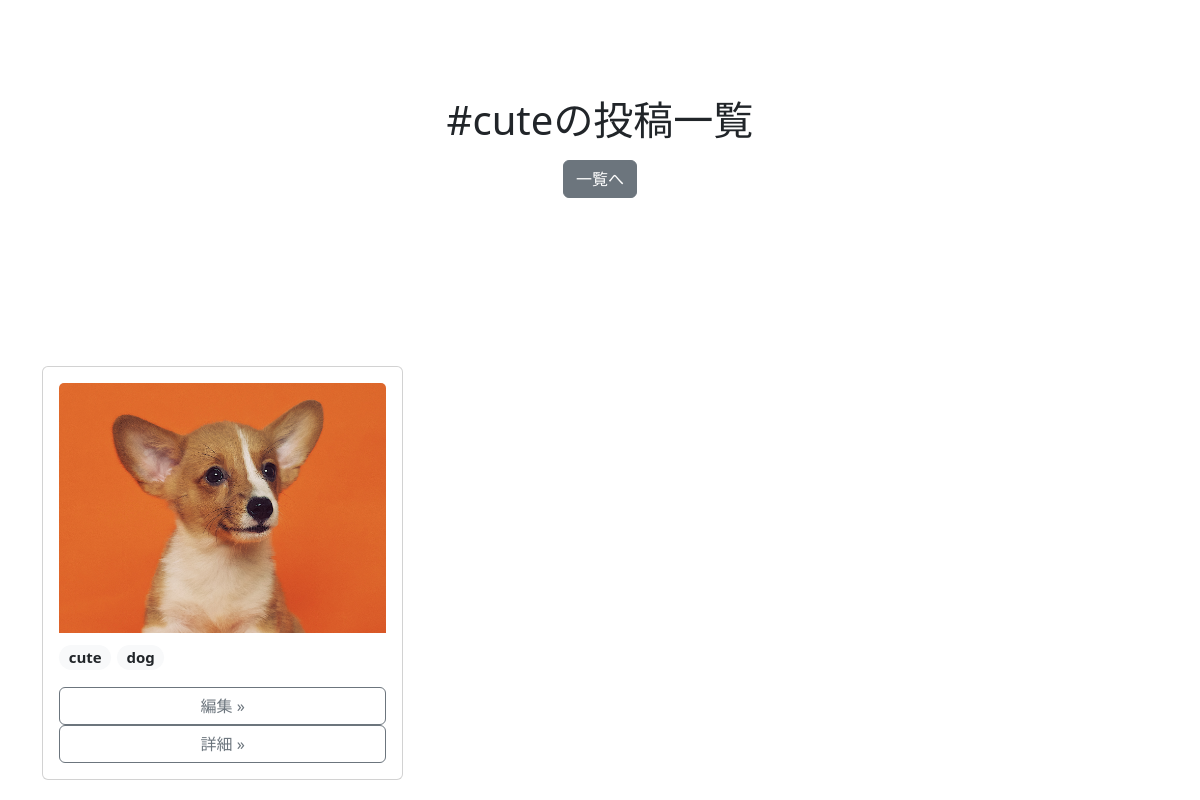
/tag/cute, run on an earlier commit of the app's database.
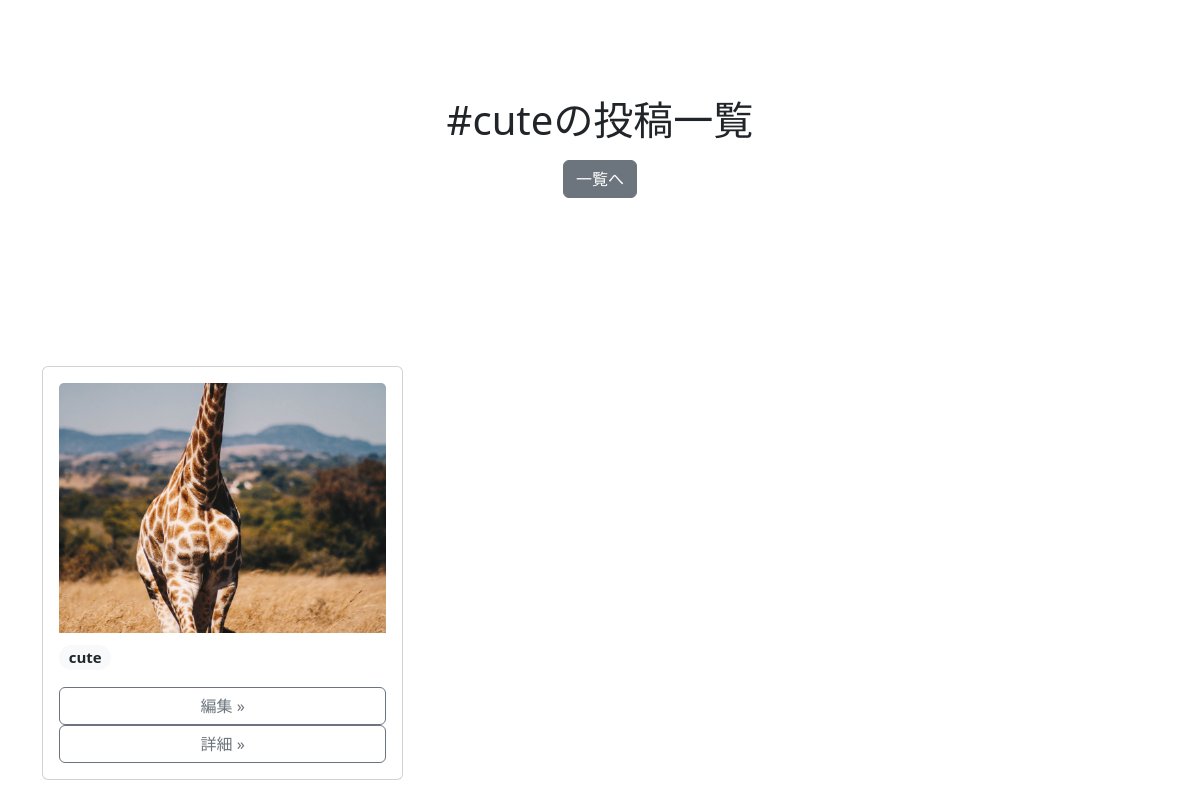
And on a later commit of the database.
### album/models.py (models this page shows, shortened)
class Tag(models.Model):
  name = models.CharField(max_length=32, primary_key=True)
  def __str__(self):
    return self.name

class Photo(models.Model):
  image = models.ImageField(null=False, blank=False, upload_to="uploads/")
  description = models.TextField(null=True, blank=True)
  created_at = models.DateTimeField(auto_now_add=True)
  tags = models.ManyToManyField(Tag, blank=True)

### album/views.py (the view)
# urls.py: path("tag/<str:tag>", TagPhotoListView.as_view(), name="tag-photo-list"),
class TagPhotoListView(ListView):
  model = Photo
  template_name = "album/tag_photo.html"
  context_object_name = "photos"
  def get_context_data(self, *args, **kwargs):
      context = super().get_context_data(*args, **kwargs)
      tag_name = self.kwargs["tag"]
      tag_name = get_object_or_404(Tag, name=tag_name)
      photos = Photo.objects.filter(tags=tag_name)
      context["tag"] = tag_name
      context["photos"] = photos
      return context

### album/templates/album/tag_photo.html
{% extends "album/base.html" %}
{% block header %}
<section class="py-5 text-center container">
  <div class="row py-lg-5">
    <div class="col-lg-6 col-md-8 mx-auto">
      <h1 class="fw-light">#{{ tag }}の投稿一覧</h1>
      <p><a href="{% url 'photo-list' %}" class="btn btn-secondary my-2">一覧へ</a></p>
    </div>
  </div>
</section>
{% endblock header %}
{% block content %}
<div class="container">
  <div class="row g-3">
    {% for photo in photos %}
    <div class="col-6 col-md-4">
      <div class="card">
        <div class="card-body">
          <img src="{{ photo.image.url }}" class="card-img-top" style="object-fit: cover; height: 250px;">
          <p class="mt-2 fs-5">
            {% for tag in photo.tags.all %}
            <span class="badge rounded-pill bg-light text-dark">
              {{tag}}
            </span>
            {% endfor %}
          </p>
          <div class="d-grid gap-2">
            <a href="{% url 'photo-edit' photo.pk %}" class="btn btn-outline-secondary">編集 »</a>
          </div>
          <div class="d-grid gap-2">
            <a href="{% url 'photo-detail' photo.pk %}" class="btn btn-outline-secondary">詳細 »</a>
          </div>
        </div>
      </div>
    </div>
    {% endfor %}
  </div>
</div>
{% endblock content %}

### album/templates/album/base.html (shortened to what this page needs)
<!DOCTYPE html>
<html lang="ja">
<head>
  <link href="https://cdn.jsdelivr.net/npm/bootstrap@5.3.0-alpha3/dist/css/bootstrap.min.css" rel="stylesheet">
</head>
<body>
  {% block header %}
  {% endblock header %}
  <div class="mt-5">
    {% block content %}
    {% endblock content %}
  </div>
</body>
</html>

What changed in the data, as far as the page shows it:
removed Photo: image (picture), Tag (name "cute")
no longer on this page (row unchanged): Tag: name "dog"
added Photo: image (picture), Tag (name "cute")
